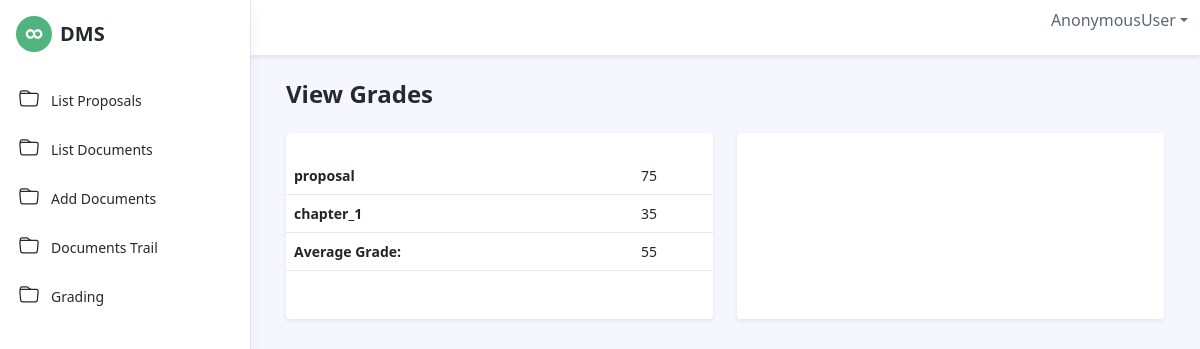
Page /student/grading/R189583V on the committed database.
### cabinet/models.py (models this page shows)
class Cabinet(models.Model):
    def create_unique_path(instance, filename):
        return os.path.join("uploads/"+str(instance.cabinet)+"/client"+"/", filename)
    DEPARTMENT = (
        ('', '------------'),
        ('information_systems', 'Information Systems'),
        ('computer_science', 'Computer Science'),
        ('business_studies_and_computing_science', 'Business Studies And Computing Science'),
        ('accounting', 'Accounting'),
    )
    DOCUMENT_TYPE = (
        ('', '------------'),
        ('proposal', 'Proposal'),
        ('chapter_1', 'Chapter 1'),
        ('chapter_2', 'Chapter 2'),
        ('chapter_3', 'Chapter 3'),
        ('chapter_4', 'Chapter 4'),
        ('chapter_5', 'Chapter 5'),
        ('chapter_6', 'Chapter 6'),
        ('chapter_7', 'Chapter 7'),
        ('final_document', 'Final Document'),
    )
    FUNCTIONS = (
        ('', '------------'),
        ('undergraduate_dissertation', 'Undergraduate Dissertation'),
        ('masters_thesis', 'Masters Thesis'),
        ('phd_thesis', 'PHD Thesis'),
        ('professor_thesis', 'Professor Thesis'),
        ('research', 'Research'),
    )
    STATUS = (
        ('', '------------'),
        ('accepted', 'Accepted'),
        ('rejected', 'Rejected'),
    )
    cabinet = models.CharField(blank=True , default='no' ,max_length=100 , choices = FUNCTIONS)
    dapartment = models.CharField(blank=True , default='no' ,max_length=100 , choices = DEPARTMENT)
    document_type = models.CharField(blank=True , default='no' ,max_length=100 , choices = DOCUMENT_TYPE)
    document_title = models.CharField(default="", max_length=30)
    document = models.FileField(upload_to=create_unique_path ,validators=[FileExtensionValidator(allowed_extensions=['pdf','docx','jpg','png' ,'jpeg','doc','xlsx'])])
    notes = models.CharField(blank=True ,null =True , default="" ,max_length=100)
    supervisor = models.ForeignKey(Supervisor, on_delete=models.CASCADE, default=None)
    reviewer_notes = models.CharField(blank=True ,null =True , default="" ,max_length=100)
    status = models.CharField(blank=True , default='no' ,max_length=100 , choices = STATUS)
    grade = models.IntegerField(blank=True, null=True)
    user_name = models.CharField(default=None, max_length=100)
    created_at = models.DateField(default=None)
    updated_at = models.DateField(default=None)
    created_by = models.CharField(default=None, max_length=30)

### students/views.py (the view)
# urls.py: path('grading/<id>', views.student_grading, name="grading"),
def student_grading(request, id):
    sum_grade = 0
    all_calls = Cabinet.objects.filter(user_name = id)
    count_grade = Cabinet.objects.filter(user_name = id).count()
    for item in all_calls:
        sum_grade += item.grade
    if count_grade != 0:
        average_grade = int(sum_grade / count_grade)
    else:
        average_grade = 0
    context = {
        'title':'Student Grading - ' + id,
        'all_calls': all_calls,
        'average_grade': average_grade,
    }
    return render(request , "students/view_grade.html", context)

### students/templates/students/view_grade.html (shortened to what this page needs)
{% extends 'base.html' %}
{% load static %}
{% block menu %}
<ul class="app-menu list-unstyled accordion" id="menu-accordion">
	<li class="nav-item">
		<a class="nav-link" href="{% url 'student:list_proposals' %}">
			<span class="nav-icon">
			</span>
			<span class="nav-link-text">List Proposals</span>
		</a>
	</li>
	<li class="nav-item">
		<a class="nav-link" href="{% url 'student:list_documents' %}">
			<span class="nav-icon">
			</span>
			<span class="nav-link-text">List Documents</span>
		</a>
	</li>
	<li class="nav-item">
		<a class="nav-link" href="{% url 'student:create_document' %}">
			<span class="nav-icon">
			</span>
			<span class="nav-link-text">Add Documents</span>
		</a>
	</li>
  <li class="nav-item">
		<a class="nav-link" href="{% url 'student:documents_trail' %}">
			<span class="nav-icon">
			</span>
			<span class="nav-link-text">Documents Trail</span>
		</a>
	</li>
  <li class="nav-item">
		<a class="nav-link" href="{% url 'student:grading' %}">
			<span class="nav-icon">
			</span>
			<span class="nav-link-text">Grading</span>
		</a>
	</li>
</ul>
{% endblock %}
{% block content %}
  <div class="app-wrapper">
    <div class="app-content pt-3 p-md-3 p-lg-4">
      <div class="container-xl">
        <h1 class="app-page-title">View Grades</h1>
      <div class="row gy-4">
        <div class="col-12 col-lg-6">
          <div class="tab-content" id="orders-table-tab-content">
            <div class="tab-pane fade show active" id="orders-all" role="tabpanel" aria-labelledby="orders-all-tab">
                <div class="app-card app-card-orders-table shadow-sm mb-8">
                  <div class="table-responsive">
                    <table class="table app-table-hover mb-0 text-left">
                      <tbody>
                        <br>
                        {% for item in all_calls %}
                          <tr>
                            <td><b>{{ item.document_type }}</b></td>
                            <td>
                              <td>{{ item.grade }}</td>
                            </td>
                          </tr>
                        {% endfor %}
                        <tr>
                          <td><b>Average Grade:</b></td>
                          <td><td>{{ average_grade }}</td></td>
                        </tr>
                      </tbody>
                    </table>
                    <br>
                    <br>
                  </div>
                </div>
            </div>
          </div>
        </div>
        <div class="col-12 col-lg-6">
          <div class="app-card app-card-account shadow-sm d-flex flex-column align-items-start">
            <div class="app-card-header p-3 border-bottom-0">
            </div>
          </div>
        </div>
      </div>
      </div>
    </div>
  </div>
{% endblock %}

### rows in the picture
Cabinet: document_type "proposal", grade "75"
Cabinet: document_type "chapter_1", grade "35"

### other values in the picture
{{ request.user }} "AnonymousUser"
{{ average_grade }} "55"
